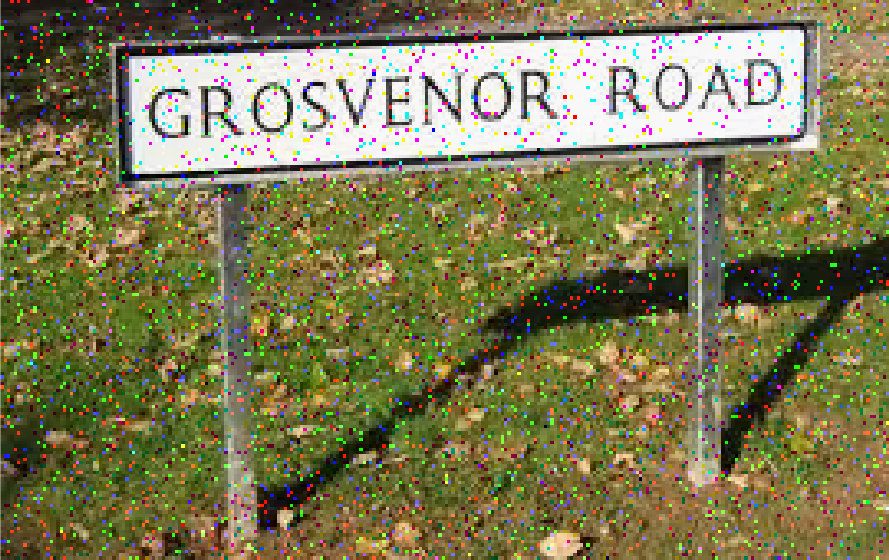
%> input picture streetNoisy.png, 889 x 560 px
$ octave untitled.m   (GNU Octave 9; MATLAB toolbox functions it lacks are replaced by stand-ins)
%> lines starting %> are read from the running program, lines starting %| are printed output that depends on the picture; in (x1, y1, x2, y2) boxes, pixels count from 0 and x2, y2 are one past the last pixel; in counts of white or black regions, pixels touching at a corner belong together; the program's own positions count from 1
%Cargamos imagen:
img = rgb2gray(imread("streetNoisy.png"));
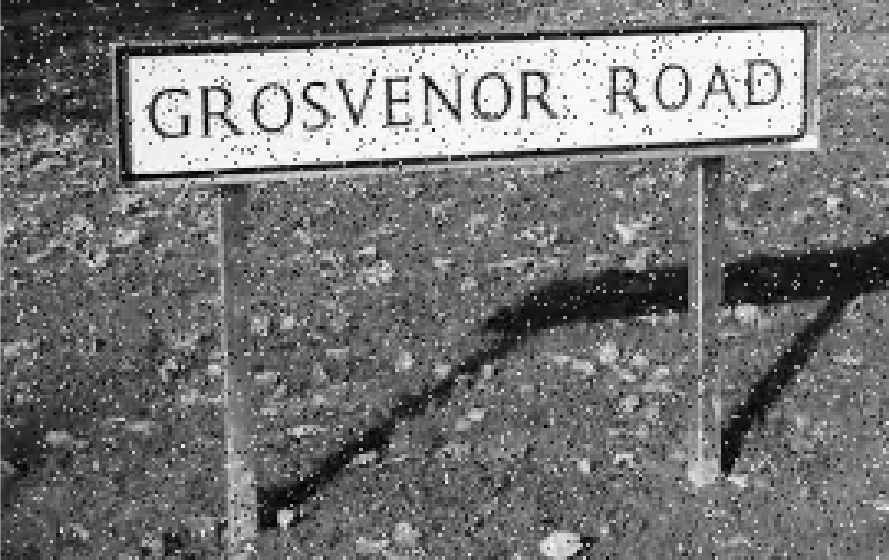
%> img: size 560x889 uint8; min 0, max 253, mean 118.7
figure(); imshow(img);

%Aplicamos filtro de mediana para reducir el ruido
img = medfilt2(uint8(img), [9,9]);
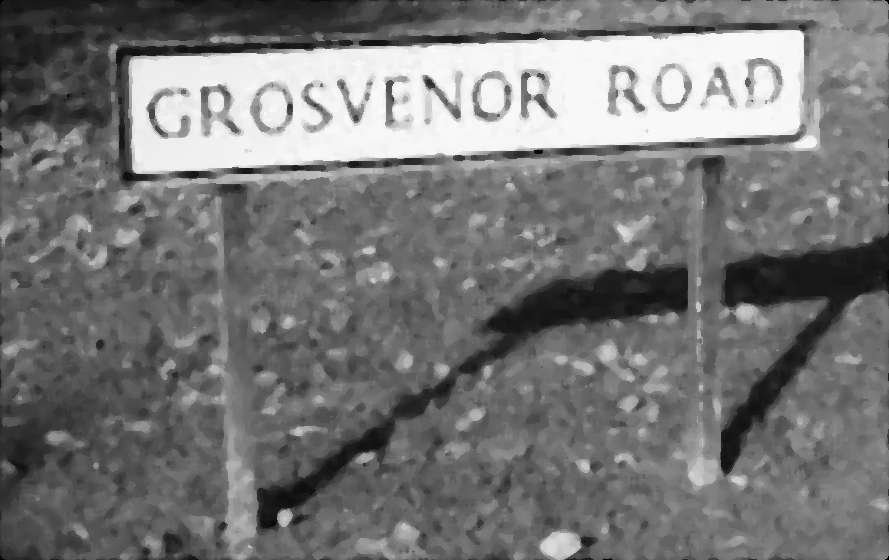
%> img: size 560x889 uint8; min 0, max 248, mean 118.8
figure(); imshow(img);

%Aplicamos Tresholding
A = zeros(size(img));
A(img>230) = 1;
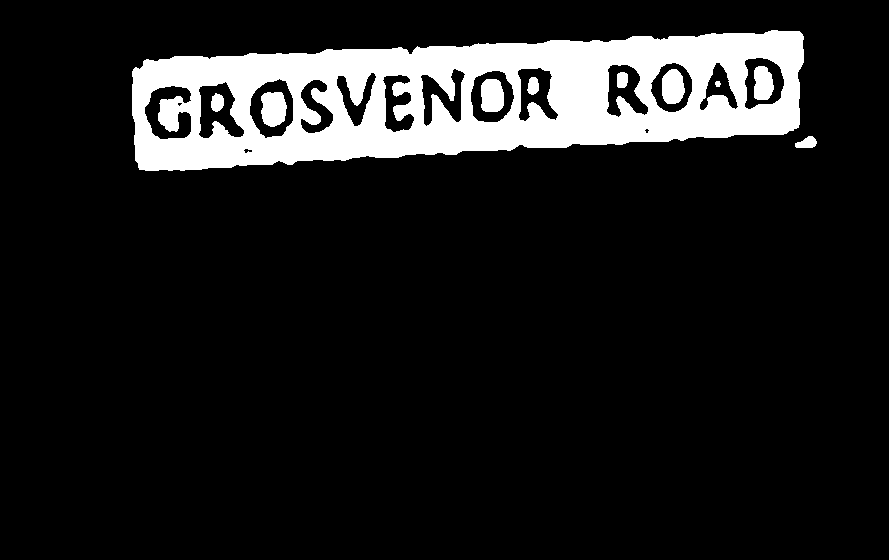
%> A: size 560x889 double; values 0 (black) and 1 (white), 11.7% white; 10 white regions, largest, box (x1, y1, x2, y2) and area: (132, 30, 804, 171) 54689, (261, 92, 287, 127) 749, (481, 79, 504, 112) 674

%Detectamos bordes con Sobel
A = edge(A, "Sobel");
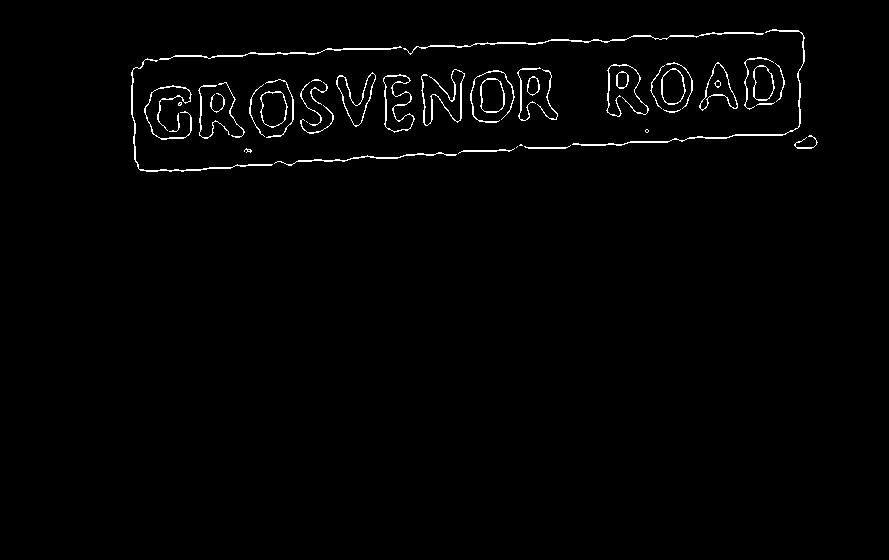
%> A: size 560x889 logical; 1.4% white in thin lines or dots, all inside (x1, y1, x2, y2) = (131, 29, 818, 172)
figure(); imshow(A);

%Ajustamos
B = strel('line',2,0);
imgf = imdilate(A,B);
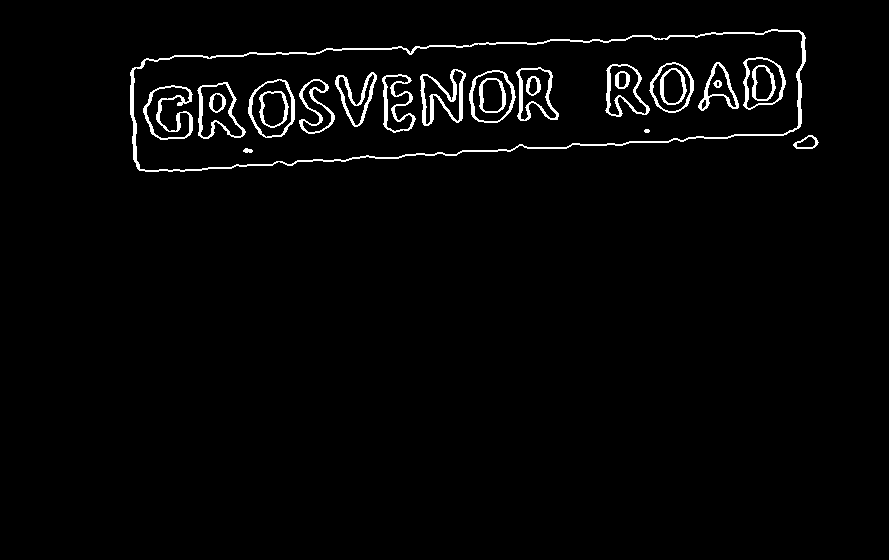
%> imgf: size 560x889 logical; 2.4% white; 25 white regions, largest, box (x1, y1, x2, y2) and area: (130, 29, 806, 172) 3432, (420, 69, 466, 126) 821, (143, 85, 193, 140) 716
figure(); imshow(imgf);

%%
clc;
clearvars;
close all;

%%
clc;
clearvars;
